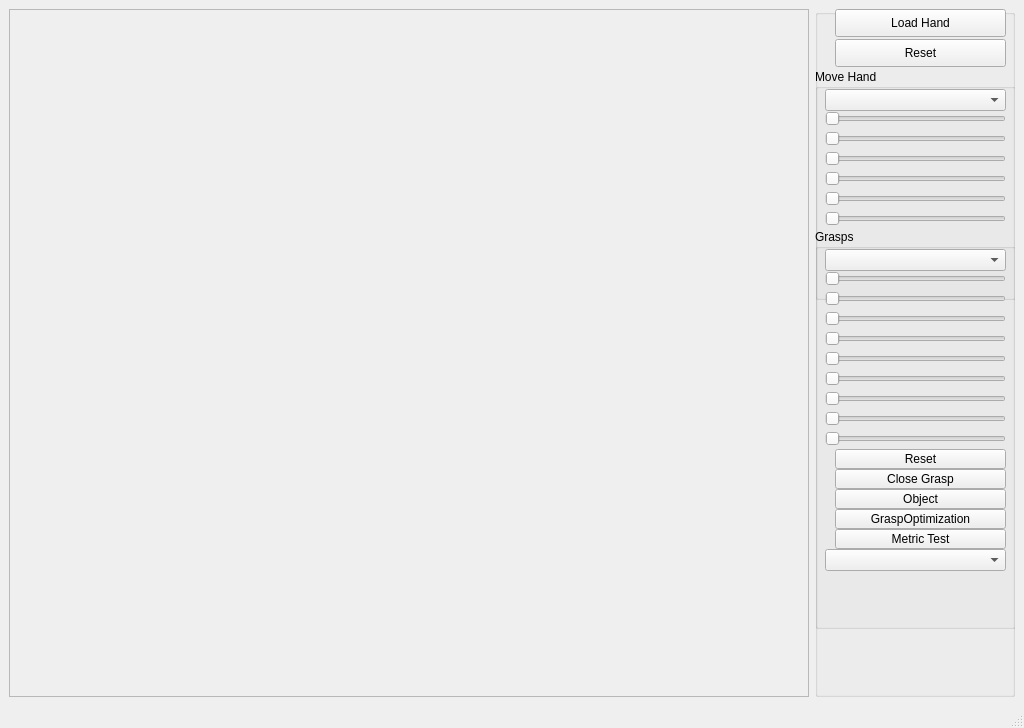
<?xml version="1.0" encoding="UTF-8"?>
<ui version="4.0">
 <class>MainWindowShowRobot</class>
 <widget class="QMainWindow" name="MainWindowShowRobot">
  <property name="geometry">
   <rect>
    <x>0</x>
    <y>0</y>
    <width>1024</width>
    <height>728</height>
   </rect>
  </property>
  <property name="windowTitle">
   <string>Simox - VirtualRobot - Show Robot</string>
  </property>
  <widget class="QWidget" name="centralwidget">
   <layout class="QGridLayout" name="gridLayout">
    <item row="0" column="0">
     <widget class="QFrame" name="frameViewer">
      <property name="frameShape">
       <enum>QFrame::StyledPanel</enum>
      </property>
      <property name="frameShadow">
       <enum>QFrame::Raised</enum>
      </property>
     </widget>
    </item>
    <item row="0" column="1">
     <widget class="QGroupBox" name="groupBox">
      <property name="maximumSize">
       <size>
        <width>200</width>
        <height>16777215</height>
       </size>
      </property>
      <property name="title">
       <string/>
      </property>
      <widget class="QPushButton" name="pushButtonReset">
       <property name="geometry">
        <rect>
         <x>20</x>
         <y>30</y>
         <width>171</width>
         <height>28</height>
        </rect>
       </property>
       <property name="text">
        <string>Reset</string>
       </property>
      </widget>
      <widget class="QPushButton" name="pushButtonLoadHand">
       <property name="geometry">
        <rect>
         <x>20</x>
         <y>0</y>
         <width>171</width>
         <height>28</height>
        </rect>
       </property>
       <property name="text">
        <string>Load Hand</string>
       </property>
      </widget>
      <widget class="QGroupBox" name="groupBox_3">
       <property name="geometry">
        <rect>
         <x>0</x>
         <y>1100</y>
         <width>201</width>
         <height>231</height>
        </rect>
       </property>
       <property name="title">
        <string>Joints</string>
       </property>
       <property name="flat">
        <bool>false</bool>
       </property>
       <property name="checkable">
        <bool>false</bool>
       </property>
       <widget class="QLabel" name="label_2">
        <property name="geometry">
         <rect>
          <x>15</x>
          <y>1130</y>
          <width>81</width>
          <height>16</height>
         </rect>
        </property>
        <property name="text">
         <string>Joint Value</string>
        </property>
       </widget>
       <widget class="QLCDNumber" name="lcdNumberJointValue">
        <property name="geometry">
         <rect>
          <x>90</x>
          <y>1120</y>
          <width>101</width>
          <height>31</height>
         </rect>
        </property>
        <property name="smallDecimalPoint">
         <bool>true</bool>
        </property>
        <property name="digitCount">
         <number>5</number>
        </property>
        <property name="value" stdset="0">
         <double>0.000000000000000</double>
        </property>
       </widget>
       <widget class="QSlider" name="horizontalSliderPos">
        <property name="geometry">
         <rect>
          <x>10</x>
          <y>1160</y>
          <width>181</width>
          <height>20</height>
         </rect>
        </property>
        <property name="maximum">
         <number>1000</number>
        </property>
        <property name="pageStep">
         <number>50</number>
        </property>
        <property name="orientation">
         <enum>Qt::Horizontal</enum>
        </property>
       </widget>
       <widget class="QLabel" name="labelMinPos">
        <property name="geometry">
         <rect>
          <x>10</x>
          <y>1180</y>
          <width>91</width>
          <height>21</height>
         </rect>
        </property>
        <property name="text">
         <string>-1.57</string>
        </property>
       </widget>
       <widget class="QLabel" name="labelMaxPos">
        <property name="geometry">
         <rect>
          <x>110</x>
          <y>1180</y>
          <width>81</width>
          <height>20</height>
         </rect>
        </property>
        <property name="layoutDirection">
         <enum>Qt::RightToLeft</enum>
        </property>
        <property name="text">
         <string>1.57</string>
        </property>
       </widget>
       <widget class="QComboBox" name="comboBoxJoint">
        <property name="geometry">
         <rect>
          <x>10</x>
          <y>90</y>
          <width>181</width>
          <height>22</height>
         </rect>
        </property>
       </widget>
       <widget class="QComboBox" name="comboBoxRobotNodeSet">
        <property name="geometry">
         <rect>
          <x>10</x>
          <y>40</y>
          <width>181</width>
          <height>22</height>
         </rect>
        </property>
       </widget>
       <widget class="QLabel" name="label_3">
        <property name="geometry">
         <rect>
          <x>10</x>
          <y>20</y>
          <width>131</width>
          <height>16</height>
         </rect>
        </property>
        <property name="text">
         <string>Select RobotNodeSet</string>
        </property>
       </widget>
       <widget class="QLabel" name="label_4">
        <property name="geometry">
         <rect>
          <x>10</x>
          <y>1070</y>
          <width>131</width>
          <height>16</height>
         </rect>
        </property>
        <property name="text">
         <string>Select RobotNode</string>
        </property>
       </widget>
      </widget>

      <widget class="QGroupBox" name="groupBox_9">
       <property name="geometry">
        <rect>
         <x>0</x>
         <y>60</y>
         <width>201</width>
         <height>231</height>
        </rect>
       </property>
       <property name="title">
        <string>Move Hand</string>
       </property>

       <widget class="QComboBox" name="comboBoxMoveHand">
        <property name="geometry">
         <rect>
          <x>10</x>
          <y>20</y>
          <width>181</width>
          <height>22</height>
         </rect>
        </property>
       </widget>

       <widget class="QSlider" name="moveHandSlider1">
        <property name="geometry">
         <rect>
          <x>10</x>
          <y>40</y>
          <width>181</width>
          <height>20</height>
         </rect>
        </property>
        <property name="maximum">
         <number>1000</number>
        </property>
        <property name="pageStep">
         <number>50</number>
        </property>
        <property name="orientation">
         <enum>Qt::Horizontal</enum>
        </property>
       </widget>

       <widget class="QSlider" name="moveHandSlider2">
        <property name="geometry">
         <rect>
          <x>10</x>
          <y>60</y>
          <width>181</width>
          <height>20</height>
         </rect>
        </property>
        <property name="maximum">
         <number>1000</number>
        </property>
        <property name="pageStep">
         <number>50</number>
        </property>
        <property name="orientation">
         <enum>Qt::Horizontal</enum>
        </property>
       </widget>

       <widget class="QSlider" name="moveHandSlider3">
        <property name="geometry">
         <rect>
          <x>10</x>
          <y>80</y>
          <width>181</width>
          <height>20</height>
         </rect>
        </property>
        <property name="maximum">
         <number>1000</number>
        </property>
        <property name="pageStep">
         <number>50</number>
        </property>
        <property name="orientation">
         <enum>Qt::Horizontal</enum>
        </property>
       </widget>

      <widget class="QSlider" name="moveHandSlider4">
        <property name="geometry">
         <rect>
          <x>10</x>
          <y>100</y>
          <width>181</width>
          <height>20</height>
         </rect>
        </property>
        <property name="maximum">
         <number>1000</number>
        </property>
        <property name="pageStep">
         <number>50</number>
        </property>
        <property name="orientation">
         <enum>Qt::Horizontal</enum>
        </property>
       </widget>

       <widget class="QSlider" name="moveHandSlider5">
        <property name="geometry">
         <rect>
          <x>10</x>
          <y>120</y>
          <width>181</width>
          <height>20</height>
         </rect>
        </property>
        <property name="maximum">
         <number>1000</number>
        </property>
        <property name="pageStep">
         <number>50</number>
        </property>
        <property name="orientation">
         <enum>Qt::Horizontal</enum>
        </property>
       </widget>

      <widget class="QSlider" name="moveHandSlider6">
        <property name="geometry">
         <rect>
          <x>10</x>
          <y>140</y>
          <width>181</width>
          <height>20</height>
         </rect>
        </property>
        <property name="maximum">
         <number>1000</number>
        </property>
        <property name="pageStep">
         <number>50</number>
        </property>
        <property name="orientation">
         <enum>Qt::Horizontal</enum>
        </property>
       </widget>

      </widget>

      <widget class="QGroupBox" name="groupBox_8">
       <property name="geometry">
        <rect>
         <x>0</x>
         <y>220</y>
         <width>201</width>
         <height>400</height>
        </rect>
       </property>
       <property name="title">
        <string>Grasps</string>
       </property>

       <widget class="QComboBox" name="comboBoxGrasp">
        <property name="geometry">
         <rect>
          <x>10</x>
          <y>20</y>
          <width>181</width>
          <height>22</height>
         </rect>
        </property>
       </widget>

       <widget class="QSlider" name="graspSlider1">
        <property name="geometry">
         <rect>
          <x>10</x>
          <y>40</y>
          <width>181</width>
          <height>20</height>
         </rect>
        </property>
        <property name="maximum">
         <number>1000</number>
        </property>
        <property name="pageStep">
         <number>50</number>
        </property>
        <property name="orientation">
         <enum>Qt::Horizontal</enum>
        </property>
       </widget>

       <widget class="QSlider" name="graspSlider2">
        <property name="geometry">
         <rect>
          <x>10</x>
          <y>60</y>
          <width>181</width>
          <height>20</height>
         </rect>
        </property>
        <property name="maximum">
         <number>1000</number>
        </property>
        <property name="pageStep">
         <number>50</number>
        </property>
        <property name="orientation">
         <enum>Qt::Horizontal</enum>
        </property>
       </widget>

       <widget class="QSlider" name="graspSlider3">
        <property name="geometry">
         <rect>
          <x>10</x>
          <y>80</y>
          <width>181</width>
          <height>20</height>
         </rect>
        </property>
        <property name="maximum">
         <number>1000</number>
        </property>
        <property name="pageStep">
         <number>50</number>
        </property>
        <property name="orientation">
         <enum>Qt::Horizontal</enum>
        </property>
       </widget>

       <widget class="QSlider" name="graspSlider4">
        <property name="geometry">
         <rect>
          <x>10</x>
          <y>100</y>
          <width>181</width>
          <height>20</height>
         </rect>
        </property>
        <property name="maximum">
         <number>1000</number>
        </property>
        <property name="pageStep">
         <number>50</number>
        </property>
        <property name="orientation">
         <enum>Qt::Horizontal</enum>
        </property>
       </widget>

       <widget class="QSlider" name="graspSlider5">
        <property name="geometry">
         <rect>
          <x>10</x>
          <y>120</y>
          <width>181</width>
          <height>20</height>
         </rect>
        </property>
        <property name="maximum">
         <number>1000</number>
        </property>
        <property name="pageStep">
         <number>50</number>
        </property>
        <property name="orientation">
         <enum>Qt::Horizontal</enum>
        </property>
       </widget>

       <widget class="QSlider" name="graspSlider6">
        <property name="geometry">
         <rect>
          <x>10</x>
          <y>140</y>
          <width>181</width>
          <height>20</height>
         </rect>
        </property>
        <property name="maximum">
         <number>1000</number>
        </property>
        <property name="pageStep">
         <number>50</number>
        </property>
        <property name="orientation">
         <enum>Qt::Horizontal</enum>
        </property>
       </widget>

       <widget class="QSlider" name="graspSlider7">
        <property name="geometry">
         <rect>
          <x>10</x>
          <y>160</y>
          <width>181</width>
          <height>20</height>
         </rect>
        </property>
        <property name="maximum">
         <number>1000</number>
        </property>
        <property name="pageStep">
         <number>50</number>
        </property>
        <property name="orientation">
         <enum>Qt::Horizontal</enum>
        </property>
       </widget>

       <widget class="QSlider" name="graspSlider8">
        <property name="geometry">
         <rect>
          <x>10</x>
          <y>180</y>
          <width>181</width>
          <height>20</height>
         </rect>
        </property>
        <property name="maximum">
         <number>1000</number>
        </property>
        <property name="pageStep">
         <number>50</number>
        </property>
        <property name="orientation">
         <enum>Qt::Horizontal</enum>
        </property>
       </widget>

       <widget class="QSlider" name="graspSlider9">
        <property name="geometry">
         <rect>
          <x>10</x>
          <y>200</y>
          <width>181</width>
          <height>20</height>
         </rect>
        </property>
        <property name="maximum">
         <number>1000</number>
        </property>
        <property name="pageStep">
         <number>50</number>
        </property>
        <property name="orientation">
         <enum>Qt::Horizontal</enum>
        </property>
       </widget>

       <widget class="QPushButton" name="pushButtonGraspReset">
       <property name="geometry">
        <rect>
         <x>20</x>
         <y>220</y>
         <width>171</width>
         <height>20</height>
        </rect>
       </property>
       <property name="text">
        <string>Reset</string>
       </property>
      </widget>

      <widget class="QPushButton" name="pushButtonCloseGrasp">
       <property name="geometry">
        <rect>
         <x>20</x>
         <y>240</y>
         <width>171</width>
         <height>20</height>
        </rect>
       </property>
       <property name="text">
        <string>Close Grasp</string>
       </property>
      </widget>

      <widget class="QPushButton" name="pushButtonMoveObject">
       <property name="geometry">
        <rect>
         <x>20</x>
         <y>260</y>
         <width>171</width>
         <height>20</height>
        </rect>
       </property>
       <property name="text">
        <string>Object</string>
       </property>
      </widget>

      <widget class="QPushButton" name="pushButtonGraspOpt">
       <property name="geometry">
        <rect>
         <x>20</x>
         <y>280</y>
         <width>171</width>
         <height>20</height>
        </rect>
       </property>
       <property name="text">
        <string>GraspOptimization</string>
       </property>
      </widget>

      <widget class="QPushButton" name="pushButtonMetric">
       <property name="geometry">
        <rect>
         <x>20</x>
         <y>300</y>
         <width>171</width>
         <height>20</height>
        </rect>
       </property>
       <property name="text">
        <string>Metric Test</string>
       </property>
      </widget>

      <widget class="QComboBox" name="comboBoxGraspOpt">
        <property name="geometry">
         <rect>
          <x>10</x>
          <y>320</y>
          <width>181</width>
          <height>22</height>
         </rect>
        </property>
       </widget>

      </widget>
     </widget>
    </item>
   </layout>
  </widget>
  <widget class="QMenuBar" name="menubar">
   <property name="geometry">
    <rect>
     <x>0</x>
     <y>0</y>
     <width>1114</width>
     <height>21</height>
    </rect>
   </property>
  </widget>
  <widget class="QStatusBar" name="statusbar"/>
 </widget>
 <resources/>
 <connections/>
</ui>
